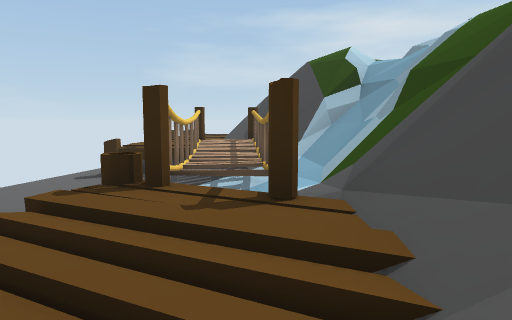
view 1 (above)

12 first-person views from a walk through a scene from a Unity 3-D project. The camera is 1.4 m above the floor, tilts 6° down and sees 70° across. The floor is counted in squares, 2 m on a side. Each view is taken from the middle of a square. On the plan, view 1 faces up. The plan holds only what a view shows up to about 11 squares ahead; the rest is blank. The place goes on beyond the plan.

view 2
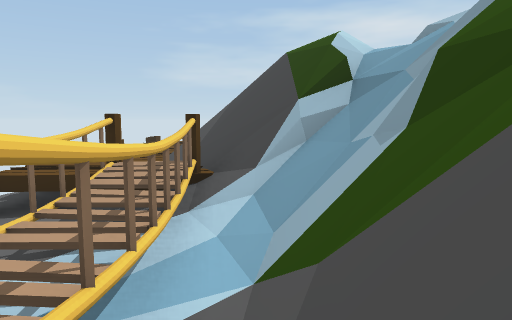

view 3
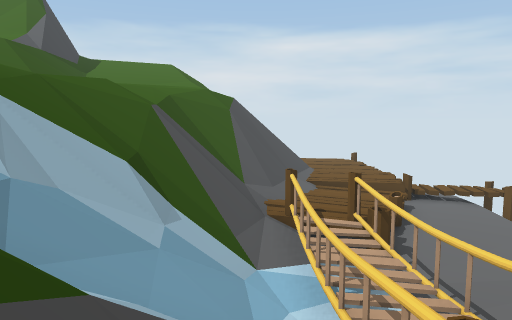

view 4
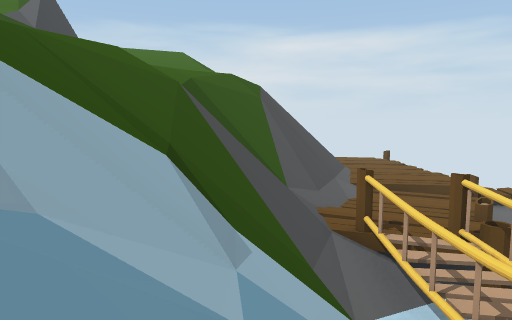

view 5
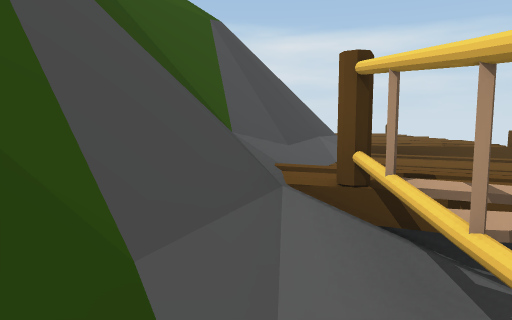

view 6
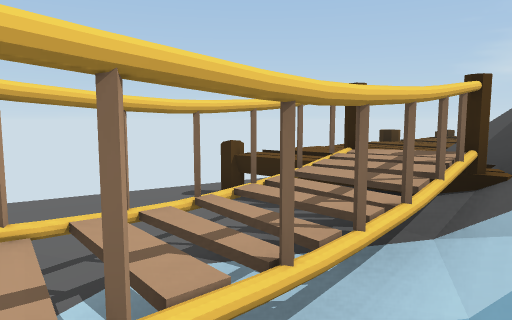

view 7
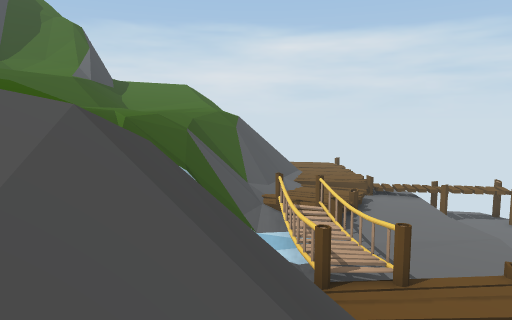

view 8
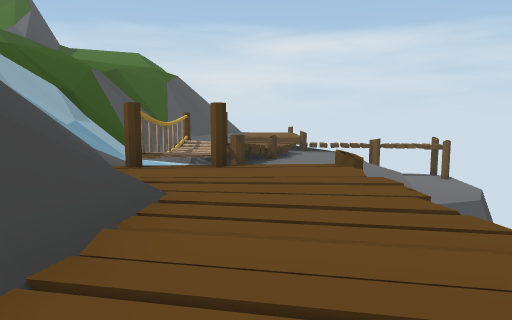

view 9
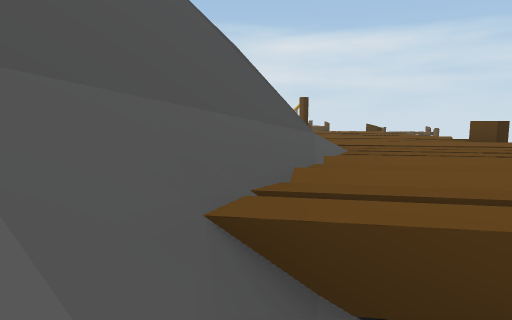

view 10
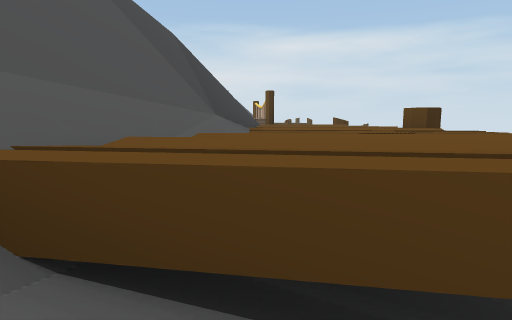

view 11
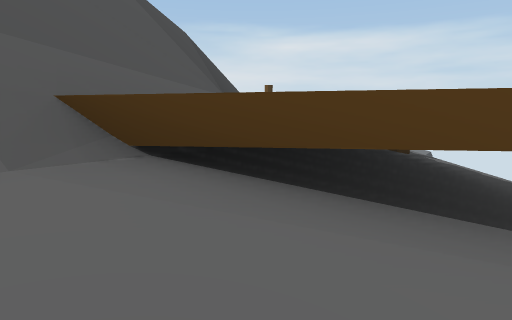

view 12
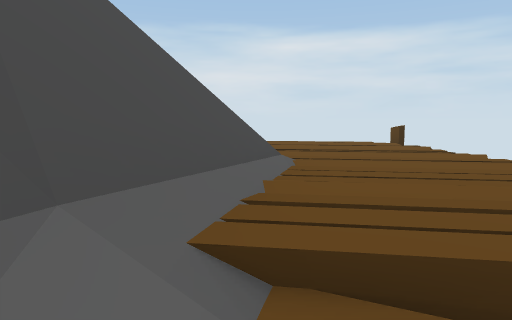

### Floor plan
Key: @ floor where view 1 was taken; # wall or solid block; x gap in a wall; . main floor; : floor 4.75 m higher than the main floor; + floor 6.5 m higher than the main floor; / step, stairs or slope; = window, fence, low wall or low ledge; ^ raised ledge; v drop or lower ground.
Columns run from 5 left of view 1 to 8 right of it. Each row starts with its distance up from view 1.
 21     /
 20    ///
 19    /=//
 18   ..///
 17  v=///=
 16  v.//#=
 15  v///#/
 14  v./=#//
 13  v..v///+
 12  vx.#///+
 11  vx//////:
 10 vv=x /////
  9 vvvv#=////
  8 vvvv^v//=/+
  7 vvvv^^//=//
  6 vvvv^^/////
  5 vvvv^^/////
  4 vvvv^^=///+
  3 vvvv #////
  2 vvvv.=////
  1 vvv v//=v/  //
  0 vvv//@##v/  //
 -1 vvvv/##v/+
 -2 v .#/#v/+
 -3  =///#v/
 -4  ../x#/
 -5  .///
 -6  ..=/
 -7  v.//
 -8  ^
 -9  v^

Where each view was taken, in squares from view 1:
view 1: 0 up, 0 right, facing up
view 2: 3 up, 1 right, facing up
view 3: 11 up, 1 right, facing down
view 4: 9 up, 2 right, facing down
view 5: 6 up, 1 right, facing down
view 6: 5 up, 1 right, facing up-left
view 7: 15 up, 1 right, facing down
view 8: 15 up, 2 left, facing down
view 9: 20 up, 0 right, facing down
view 10: 20 up, 1 left, facing down
view 11: 21 up, 1 left, facing down
view 12: 0 up, 1 left, facing down
